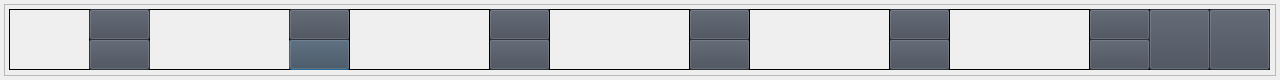
<?xml version="1.0" encoding="UTF-8"?>
<ui version="4.0">
 <class>EditMarkerDialog</class>
 <widget class="QDialog" name="EditMarkerDialog">
  <property name="geometry">
   <rect>
    <x>0</x>
    <y>0</y>
    <width>1280</width>
    <height>80</height>
   </rect>
  </property>
  <property name="windowTitle">
   <string>Dialog</string>
  </property>
  <widget class="QFrame" name="frame">
   <property name="geometry">
    <rect>
     <x>4</x>
     <y>4</y>
     <width>1272</width>
     <height>72</height>
    </rect>
   </property>
   <property name="frameShape">
    <enum>QFrame::StyledPanel</enum>
   </property>
   <property name="frameShadow">
    <enum>QFrame::Raised</enum>
   </property>
   <widget class="QLabel" name="labelCh">
    <property name="geometry">
     <rect>
      <x>5</x>
      <y>5</y>
      <width>81</width>
      <height>61</height>
     </rect>
    </property>
    <property name="frameShape">
     <enum>QFrame::Box</enum>
    </property>
    <property name="text">
     <string/>
    </property>
    <property name="alignment">
     <set>Qt::AlignCenter</set>
    </property>
   </widget>
   <widget class="QLabel" name="labelTextX">
    <property name="geometry">
     <rect>
      <x>145</x>
      <y>5</y>
      <width>141</width>
      <height>61</height>
     </rect>
    </property>
    <property name="frameShape">
     <enum>QFrame::Box</enum>
    </property>
    <property name="text">
     <string/>
    </property>
    <property name="alignment">
     <set>Qt::AlignCenter</set>
    </property>
   </widget>
   <widget class="QLabel" name="labelBorderXUp">
    <property name="geometry">
     <rect>
      <x>285</x>
      <y>5</y>
      <width>61</width>
      <height>31</height>
     </rect>
    </property>
    <property name="frameShape">
     <enum>QFrame::Box</enum>
    </property>
    <property name="text">
     <string/>
    </property>
   </widget>
   <widget class="QLabel" name="labelBorderXDn">
    <property name="geometry">
     <rect>
      <x>285</x>
      <y>35</y>
      <width>61</width>
      <height>31</height>
     </rect>
    </property>
    <property name="frameShape">
     <enum>QFrame::Box</enum>
    </property>
    <property name="text">
     <string/>
    </property>
   </widget>
   <widget class="QLabel" name="labelBorderYUp">
    <property name="geometry">
     <rect>
      <x>485</x>
      <y>5</y>
      <width>61</width>
      <height>31</height>
     </rect>
    </property>
    <property name="frameShape">
     <enum>QFrame::Box</enum>
    </property>
    <property name="text">
     <string/>
    </property>
   </widget>
   <widget class="QLabel" name="labelBorderYDn">
    <property name="geometry">
     <rect>
      <x>485</x>
      <y>35</y>
      <width>61</width>
      <height>31</height>
     </rect>
    </property>
    <property name="frameShape">
     <enum>QFrame::Box</enum>
    </property>
    <property name="text">
     <string/>
    </property>
   </widget>
   <widget class="QLabel" name="labelBorderWUp">
    <property name="geometry">
     <rect>
      <x>685</x>
      <y>5</y>
      <width>61</width>
      <height>31</height>
     </rect>
    </property>
    <property name="frameShape">
     <enum>QFrame::Box</enum>
    </property>
    <property name="text">
     <string/>
    </property>
   </widget>
   <widget class="QLabel" name="labelBorderWDn">
    <property name="geometry">
     <rect>
      <x>685</x>
      <y>35</y>
      <width>61</width>
      <height>31</height>
     </rect>
    </property>
    <property name="frameShape">
     <enum>QFrame::Box</enum>
    </property>
    <property name="text">
     <string/>
    </property>
   </widget>
   <widget class="QLabel" name="labelBorderHUp">
    <property name="geometry">
     <rect>
      <x>885</x>
      <y>5</y>
      <width>61</width>
      <height>31</height>
     </rect>
    </property>
    <property name="frameShape">
     <enum>QFrame::Box</enum>
    </property>
    <property name="text">
     <string/>
    </property>
   </widget>
   <widget class="QLabel" name="labelBorderHDn">
    <property name="geometry">
     <rect>
      <x>885</x>
      <y>35</y>
      <width>61</width>
      <height>31</height>
     </rect>
    </property>
    <property name="frameShape">
     <enum>QFrame::Box</enum>
    </property>
    <property name="text">
     <string/>
    </property>
   </widget>
   <widget class="QLabel" name="labelBorderSUp">
    <property name="geometry">
     <rect>
      <x>1085</x>
      <y>5</y>
      <width>61</width>
      <height>31</height>
     </rect>
    </property>
    <property name="frameShape">
     <enum>QFrame::Box</enum>
    </property>
    <property name="text">
     <string/>
    </property>
   </widget>
   <widget class="QLabel" name="labelBorderSDn">
    <property name="geometry">
     <rect>
      <x>1085</x>
      <y>35</y>
      <width>61</width>
      <height>31</height>
     </rect>
    </property>
    <property name="frameShape">
     <enum>QFrame::Box</enum>
    </property>
    <property name="text">
     <string/>
    </property>
   </widget>
   <widget class="QLabel" name="labelBorderChUp">
    <property name="geometry">
     <rect>
      <x>85</x>
      <y>5</y>
      <width>61</width>
      <height>31</height>
     </rect>
    </property>
    <property name="frameShape">
     <enum>QFrame::Box</enum>
    </property>
    <property name="text">
     <string/>
    </property>
   </widget>
   <widget class="QLabel" name="labelBorderChDn">
    <property name="geometry">
     <rect>
      <x>85</x>
      <y>35</y>
      <width>61</width>
      <height>31</height>
     </rect>
    </property>
    <property name="frameShape">
     <enum>QFrame::Box</enum>
    </property>
    <property name="text">
     <string/>
    </property>
   </widget>
   <widget class="QPushButton" name="buttonXDn">
    <property name="geometry">
     <rect>
      <x>285</x>
      <y>35</y>
      <width>61</width>
      <height>31</height>
     </rect>
    </property>
    <property name="styleSheet">
     <string notr="true">QPushButton
{
	background-color: rgb(67, 74, 86);
}
QPushButton:focus
{
	background-color: rgb(152, 14, 69);
}
QPushButton:disabled
{
	color: gray;
}</string>
    </property>
    <property name="text">
     <string/>
    </property>
    <property name="icon">
     <iconset>
      <normalon>:/images/arrow_down.png</normalon>
     </iconset>
    </property>
    <property name="iconSize">
     <size>
      <width>20</width>
      <height>20</height>
     </size>
    </property>
   </widget>
   <widget class="QPushButton" name="buttonXUp">
    <property name="geometry">
     <rect>
      <x>285</x>
      <y>5</y>
      <width>61</width>
      <height>31</height>
     </rect>
    </property>
    <property name="styleSheet">
     <string notr="true">QPushButton
{
	background-color: rgb(67, 74, 86);
}
QPushButton:focus
{
	background-color: rgb(152, 14, 69);
}
QPushButton:disabled
{
	color: gray;
}</string>
    </property>
    <property name="text">
     <string/>
    </property>
    <property name="icon">
     <iconset>
      <normalon>:/images/arrow_up.png</normalon>
     </iconset>
    </property>
    <property name="iconSize">
     <size>
      <width>20</width>
      <height>20</height>
     </size>
    </property>
   </widget>
   <widget class="QPushButton" name="buttonSDn">
    <property name="geometry">
     <rect>
      <x>1085</x>
      <y>35</y>
      <width>61</width>
      <height>31</height>
     </rect>
    </property>
    <property name="styleSheet">
     <string notr="true">QPushButton
{
	background-color: rgb(67, 74, 86);
}
QPushButton:focus
{
	background-color: rgb(152, 14, 69);
}
QPushButton:disabled
{
	color: gray;
}</string>
    </property>
    <property name="text">
     <string/>
    </property>
    <property name="icon">
     <iconset>
      <normalon>:/images/arrow_down.png</normalon>
     </iconset>
    </property>
    <property name="iconSize">
     <size>
      <width>20</width>
      <height>20</height>
     </size>
    </property>
   </widget>
   <widget class="QPushButton" name="buttonWUp">
    <property name="geometry">
     <rect>
      <x>685</x>
      <y>5</y>
      <width>61</width>
      <height>31</height>
     </rect>
    </property>
    <property name="styleSheet">
     <string notr="true">QPushButton
{
	background-color: rgb(67, 74, 86);
}
QPushButton:focus
{
	background-color: rgb(152, 14, 69);
}
QPushButton:disabled
{
	color: gray;
}</string>
    </property>
    <property name="text">
     <string/>
    </property>
    <property name="icon">
     <iconset>
      <normalon>:/images/arrow_up.png</normalon>
     </iconset>
    </property>
    <property name="iconSize">
     <size>
      <width>20</width>
      <height>20</height>
     </size>
    </property>
   </widget>
   <widget class="QPushButton" name="buttonHUp">
    <property name="geometry">
     <rect>
      <x>885</x>
      <y>5</y>
      <width>61</width>
      <height>31</height>
     </rect>
    </property>
    <property name="styleSheet">
     <string notr="true">QPushButton
{
	background-color: rgb(67, 74, 86);
}
QPushButton:focus
{
	background-color: rgb(152, 14, 69);
}
QPushButton:disabled
{
	color: gray;
}</string>
    </property>
    <property name="text">
     <string/>
    </property>
    <property name="icon">
     <iconset>
      <normalon>:/images/arrow_up.png</normalon>
     </iconset>
    </property>
    <property name="iconSize">
     <size>
      <width>20</width>
      <height>20</height>
     </size>
    </property>
   </widget>
   <widget class="QPushButton" name="buttonSUp">
    <property name="geometry">
     <rect>
      <x>1085</x>
      <y>5</y>
      <width>61</width>
      <height>31</height>
     </rect>
    </property>
    <property name="styleSheet">
     <string notr="true">QPushButton
{
	background-color: rgb(67, 74, 86);
}
QPushButton:focus
{
	background-color: rgb(152, 14, 69);
}
QPushButton:disabled
{
	color: gray;
}</string>
    </property>
    <property name="text">
     <string/>
    </property>
    <property name="icon">
     <iconset>
      <normalon>:/images/arrow_up.png</normalon>
     </iconset>
    </property>
    <property name="iconSize">
     <size>
      <width>20</width>
      <height>20</height>
     </size>
    </property>
   </widget>
   <widget class="QPushButton" name="buttonHDn">
    <property name="geometry">
     <rect>
      <x>885</x>
      <y>35</y>
      <width>61</width>
      <height>31</height>
     </rect>
    </property>
    <property name="styleSheet">
     <string notr="true">QPushButton
{
	background-color: rgb(67, 74, 86);
}
QPushButton:focus
{
	background-color: rgb(152, 14, 69);
}
QPushButton:disabled
{
	color: gray;
}</string>
    </property>
    <property name="text">
     <string/>
    </property>
    <property name="icon">
     <iconset>
      <normalon>:/images/arrow_down.png</normalon>
     </iconset>
    </property>
    <property name="iconSize">
     <size>
      <width>20</width>
      <height>20</height>
     </size>
    </property>
   </widget>
   <widget class="QPushButton" name="buttonWDn">
    <property name="geometry">
     <rect>
      <x>685</x>
      <y>35</y>
      <width>61</width>
      <height>31</height>
     </rect>
    </property>
    <property name="styleSheet">
     <string notr="true">QPushButton
{
	background-color: rgb(67, 74, 86);
}
QPushButton:focus
{
	background-color: rgb(152, 14, 69);
}
QPushButton:disabled
{
	color: gray;
}</string>
    </property>
    <property name="text">
     <string/>
    </property>
    <property name="icon">
     <iconset>
      <normalon>:/images/arrow_down.png</normalon>
     </iconset>
    </property>
    <property name="iconSize">
     <size>
      <width>20</width>
      <height>20</height>
     </size>
    </property>
   </widget>
   <widget class="QPushButton" name="buttonYUp">
    <property name="geometry">
     <rect>
      <x>485</x>
      <y>5</y>
      <width>61</width>
      <height>31</height>
     </rect>
    </property>
    <property name="styleSheet">
     <string notr="true">QPushButton
{
	background-color: rgb(67, 74, 86);
}
QPushButton:focus
{
	background-color: rgb(152, 14, 69);
}
QPushButton:disabled
{
	color: gray;
}</string>
    </property>
    <property name="text">
     <string/>
    </property>
    <property name="icon">
     <iconset>
      <normalon>:/images/arrow_up.png</normalon>
     </iconset>
    </property>
    <property name="iconSize">
     <size>
      <width>20</width>
      <height>20</height>
     </size>
    </property>
   </widget>
   <widget class="QPushButton" name="buttonYDn">
    <property name="geometry">
     <rect>
      <x>485</x>
      <y>35</y>
      <width>61</width>
      <height>31</height>
     </rect>
    </property>
    <property name="styleSheet">
     <string notr="true">QPushButton
{
	background-color: rgb(67, 74, 86);
}
QPushButton:focus
{
	background-color: rgb(152, 14, 69);
}
QPushButton:disabled
{
	color: gray;
}</string>
    </property>
    <property name="text">
     <string/>
    </property>
    <property name="icon">
     <iconset>
      <normalon>:/images/arrow_down.png</normalon>
     </iconset>
    </property>
    <property name="iconSize">
     <size>
      <width>20</width>
      <height>20</height>
     </size>
    </property>
   </widget>
   <widget class="QPushButton" name="buttonChUp">
    <property name="geometry">
     <rect>
      <x>85</x>
      <y>5</y>
      <width>61</width>
      <height>31</height>
     </rect>
    </property>
    <property name="styleSheet">
     <string notr="true">QPushButton
{
	background-color: rgb(67, 74, 86);
}
QPushButton:focus
{
	background-color: rgb(152, 14, 69);
}
QPushButton:disabled
{
	color: gray;
}</string>
    </property>
    <property name="text">
     <string/>
    </property>
    <property name="icon">
     <iconset>
      <normalon>:/images/arrow_up.png</normalon>
     </iconset>
    </property>
    <property name="iconSize">
     <size>
      <width>20</width>
      <height>20</height>
     </size>
    </property>
   </widget>
   <widget class="QPushButton" name="buttonChDn">
    <property name="geometry">
     <rect>
      <x>85</x>
      <y>35</y>
      <width>61</width>
      <height>31</height>
     </rect>
    </property>
    <property name="styleSheet">
     <string notr="true">QPushButton
{
	background-color: rgb(67, 74, 86);
}
QPushButton:focus
{
	background-color: rgb(152, 14, 69);
}
QPushButton:disabled
{
	color: gray;
}</string>
    </property>
    <property name="text">
     <string/>
    </property>
    <property name="icon">
     <iconset>
      <normalon>:/images/arrow_down.png</normalon>
     </iconset>
    </property>
    <property name="iconSize">
     <size>
      <width>20</width>
      <height>20</height>
     </size>
    </property>
   </widget>
   <widget class="QLabel" name="labelTextY">
    <property name="geometry">
     <rect>
      <x>345</x>
      <y>5</y>
      <width>141</width>
      <height>61</height>
     </rect>
    </property>
    <property name="frameShape">
     <enum>QFrame::Box</enum>
    </property>
    <property name="text">
     <string/>
    </property>
    <property name="alignment">
     <set>Qt::AlignCenter</set>
    </property>
   </widget>
   <widget class="QLabel" name="labelTextW">
    <property name="geometry">
     <rect>
      <x>545</x>
      <y>5</y>
      <width>141</width>
      <height>61</height>
     </rect>
    </property>
    <property name="frameShape">
     <enum>QFrame::Box</enum>
    </property>
    <property name="text">
     <string/>
    </property>
    <property name="alignment">
     <set>Qt::AlignCenter</set>
    </property>
   </widget>
   <widget class="QLabel" name="labelTextH">
    <property name="geometry">
     <rect>
      <x>745</x>
      <y>5</y>
      <width>141</width>
      <height>61</height>
     </rect>
    </property>
    <property name="frameShape">
     <enum>QFrame::Box</enum>
    </property>
    <property name="text">
     <string/>
    </property>
    <property name="alignment">
     <set>Qt::AlignCenter</set>
    </property>
   </widget>
   <widget class="QLabel" name="labelTextS">
    <property name="geometry">
     <rect>
      <x>945</x>
      <y>5</y>
      <width>141</width>
      <height>61</height>
     </rect>
    </property>
    <property name="frameShape">
     <enum>QFrame::Box</enum>
    </property>
    <property name="text">
     <string/>
    </property>
    <property name="alignment">
     <set>Qt::AlignCenter</set>
    </property>
   </widget>
   <widget class="QLabel" name="labelBorderReload">
    <property name="geometry">
     <rect>
      <x>1145</x>
      <y>5</y>
      <width>61</width>
      <height>61</height>
     </rect>
    </property>
    <property name="frameShape">
     <enum>QFrame::Box</enum>
    </property>
    <property name="text">
     <string/>
    </property>
   </widget>
   <widget class="QLabel" name="labelBorderClose_2">
    <property name="geometry">
     <rect>
      <x>1205</x>
      <y>5</y>
      <width>61</width>
      <height>61</height>
     </rect>
    </property>
    <property name="frameShape">
     <enum>QFrame::Box</enum>
    </property>
    <property name="text">
     <string/>
    </property>
   </widget>
   <widget class="QPushButton" name="buttonClose">
    <property name="geometry">
     <rect>
      <x>1205</x>
      <y>5</y>
      <width>61</width>
      <height>61</height>
     </rect>
    </property>
    <property name="styleSheet">
     <string notr="true">QPushButton
{
	background-color: rgb(67, 74, 86);
}
QPushButton:focus
{
	background-color: rgb(152, 14, 69);
}
QPushButton:disabled
{
	color: gray;
}</string>
    </property>
    <property name="text">
     <string/>
    </property>
    <property name="icon">
     <iconset>
      <normalon>:/images/previous.png</normalon>
     </iconset>
    </property>
    <property name="iconSize">
     <size>
      <width>50</width>
      <height>50</height>
     </size>
    </property>
   </widget>
   <widget class="QPushButton" name="buttonReload">
    <property name="geometry">
     <rect>
      <x>1145</x>
      <y>5</y>
      <width>61</width>
      <height>61</height>
     </rect>
    </property>
    <property name="styleSheet">
     <string notr="true">QPushButton
{
	background-color: rgb(67, 74, 86);
}
QPushButton:focus
{
	background-color: rgb(152, 14, 69);
}
QPushButton:disabled
{
	color: gray;
}</string>
    </property>
    <property name="text">
     <string/>
    </property>
    <property name="icon">
     <iconset>
      <normalon>:/images/reload.png</normalon>
     </iconset>
    </property>
    <property name="iconSize">
     <size>
      <width>50</width>
      <height>50</height>
     </size>
    </property>
   </widget>
  </widget>
 </widget>
 <resources/>
 <connections/>
</ui>
